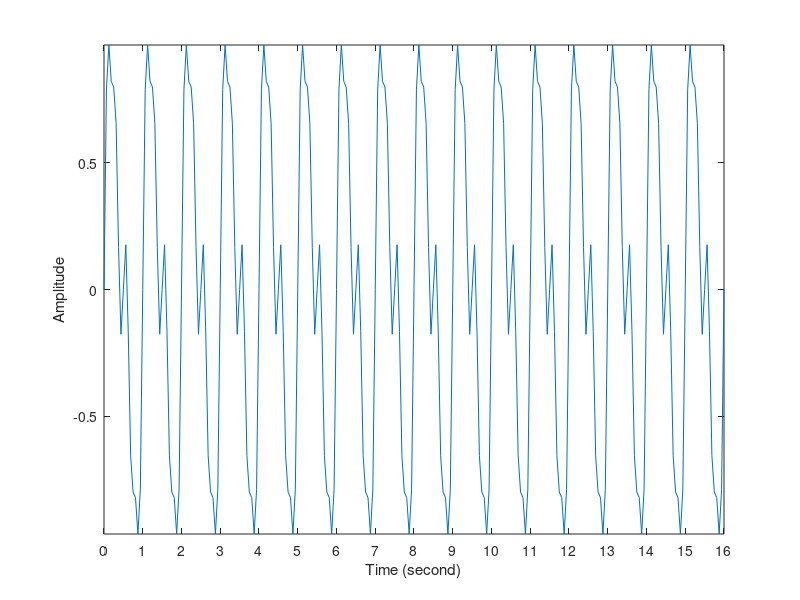
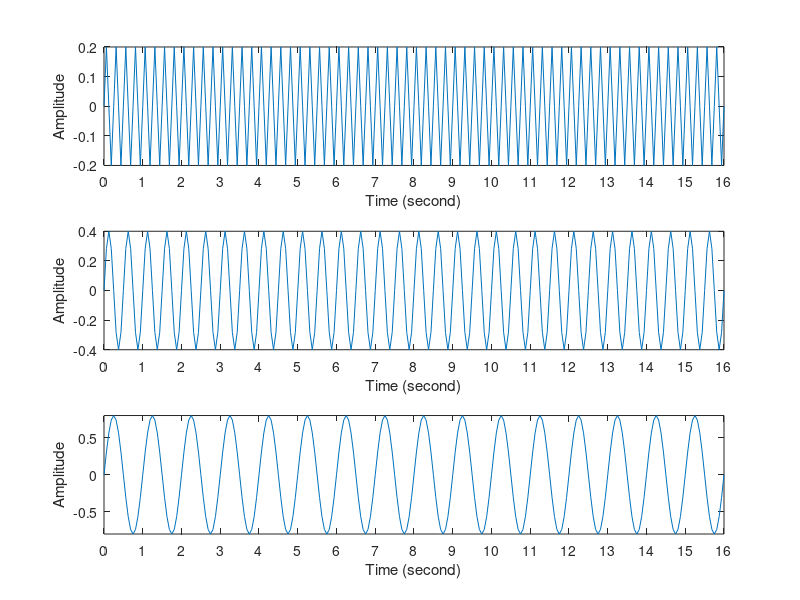
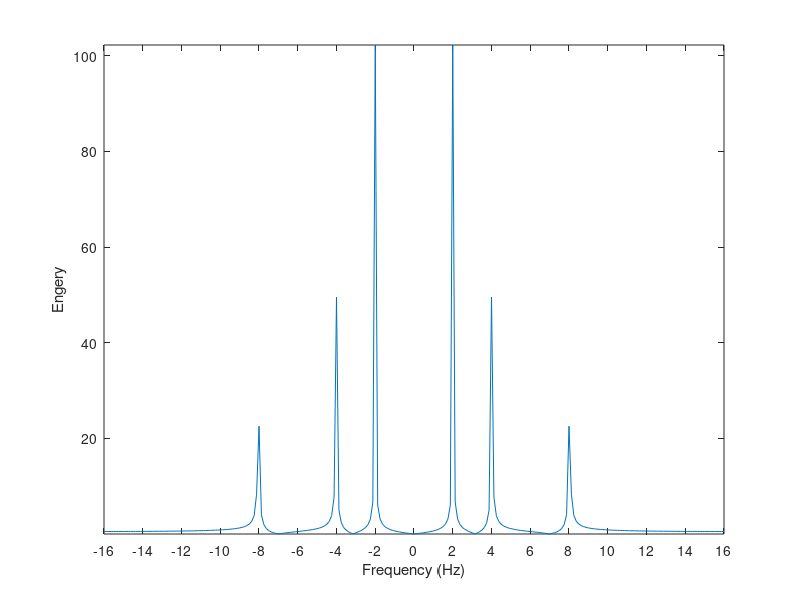

Recreate these plots in MATLAB, in order.
%% Initial space
x = zeros(1,256);
x1 = zeros(1,256);
x2 = zeros(1,256);
x3 = zeros(1,256);
X = zeros(1,256);
%% Duration 16s, sampling rate 16Hz, sample signal
for t = 0:1/16:16
    x(1,16*t+1) = 0.2*sin(8*pi*t) + 0.4*sin(4*pi*t) + 0.8*sin(2*pi*t);
    x1(1,16*t+1) = 0.2*sin(8*pi*t);
    x2(1,16*t+1) = 0.4*sin(4*pi*t);
    x3(1,16*t+1) = 0.8*sin(2*pi*t);
end
%% Draw the signal and component of signal
figure
plot(x);
axis tight
set(gca,'xtick',1:16:257,'xticklabel',0:1:16);
xlabel('Time (second)');
ylabel('Amplitude');
figure
subplot(3,1,1)
plot(x1)
axis tight
set(gca,'xtick',1:16:257,'xticklabel',0:1:16);
xlabel('Time (second)');
ylabel('Amplitude');
subplot(3,1,2)
plot(x2)
axis tight
set(gca,'xtick',1:16:257,'xticklabel',0:1:16);
xlabel('Time (second)');
ylabel('Amplitude');
subplot(3,1,3)
plot(x3)
axis tight
set(gca,'xtick',1:16:257,'xticklabel',0:1:16);
xlabel('Time (second)');
ylabel('Amplitude');
%% Analysis frequency domain
X = fftshift(fft(x));
%% Draw the frequency domain
figure
plot(abs(X));
axis tight
set(gca,'xtick',1:16:257,'xticklabel',-16:2:16);
xlabel('Frequency (Hz)');
ylabel('Engery');
